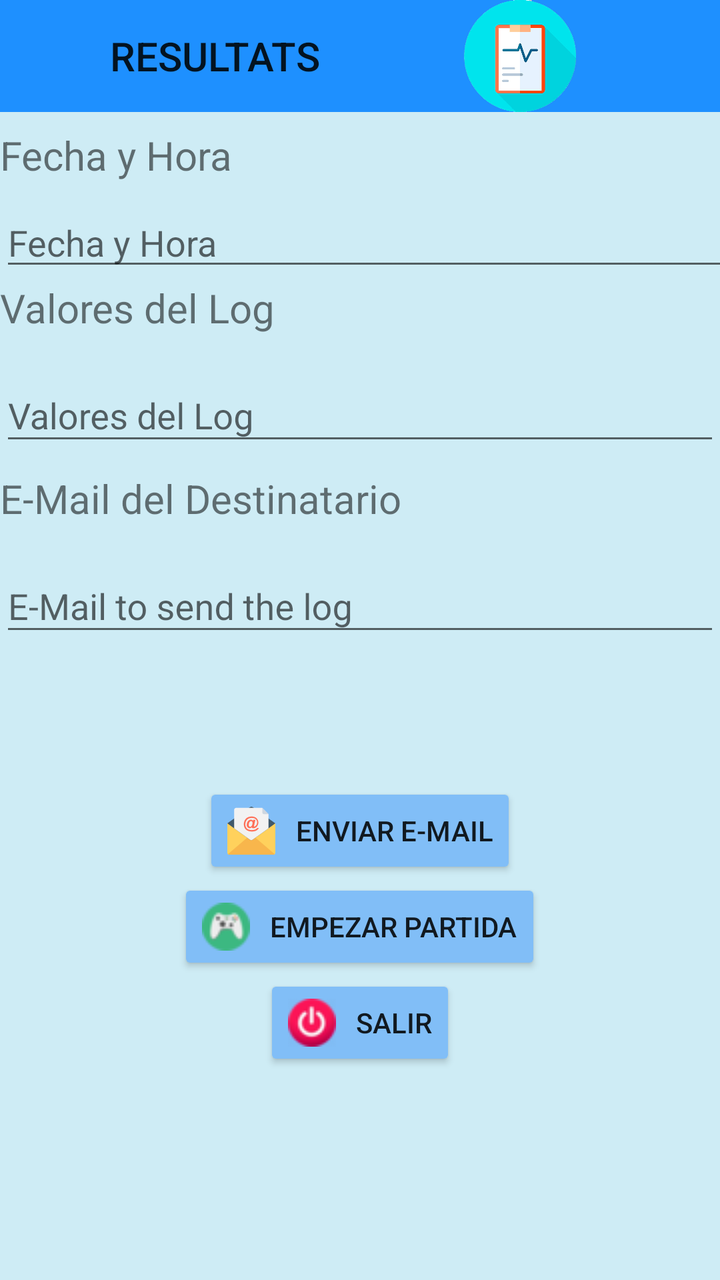
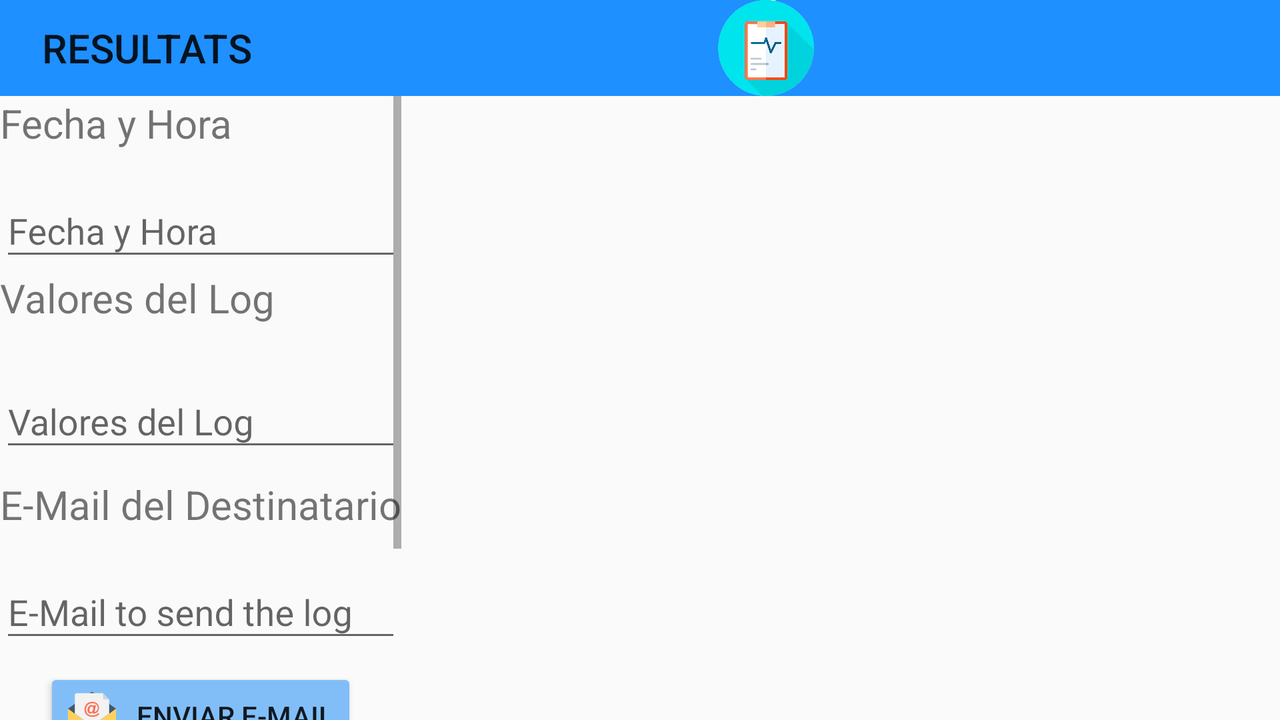

Two renders of one Android screen. The first uses the default layout on a phone; the second uses the alternative layout the repository ships for a different screen configuration, on a matching device. The two XML files are below.
<!-- AndroidManifest.xml: application theme AppTheme.NoActionBar -->
<!-- res/layout/activity_result.xml -->
<?xml version="1.0" encoding="utf-8"?>
<LinearLayout xmlns:android="http://schemas.android.com/apk/res/android"
    xmlns:app="http://schemas.android.com/apk/res-auto"
    xmlns:tools="http://schemas.android.com/tools"
    android:layout_width="match_parent"
    android:layout_height="match_parent"
    android:orientation="vertical"
    tools:context=".Activities.ResultadosActivity"
    android:background="@color/background">

    <android.support.v7.widget.Toolbar
        android:id="@+id/toolbar"
        android:layout_width="match_parent"
        android:layout_height="?attr/actionBarSize"
        android:background="?attr/colorPrimary"
        app:popupTheme="@style/ThemeOverlay.AppCompat.Light" >

        <TextView
            android:id="@+id/t1"
            android:layout_width="wrap_content"
            android:layout_height="wrap_content"
            android:layout_alignParentLeft="true"
            android:layout_alignParentTop="true"
            android:layout_marginStart="50dp"
            android:text="@string/ResultsTitle"
            android:paddingLeft="@dimen/espaiesquerra"
            android:textAppearance="@style/TextAppearance.AppCompat.Title" />

        <ImageView
            android:layout_width="match_parent"
            android:layout_height="match_parent"
            android:layout_alignParentLeft="true"
            android:layout_alignParentTop="true"
            android:src="@drawable/resultados"/>

    </android.support.v7.widget.Toolbar>

    <ScrollView
        android:layout_width="match_parent"
        android:layout_height="wrap_content">

        <LinearLayout
            android:layout_width="match_parent"
            android:layout_height="match_parent"
            android:orientation="vertical">

            <LinearLayout
                android:layout_width="match_parent"
                android:layout_height="wrap_content"
                android:orientation="horizontal">


                <android.support.design.widget.TextInputLayout
                    android:layout_width="match_parent"
                    android:layout_height="wrap_content"
                    android:layout_marginBottom="8dp"
                    android:layout_marginTop="8dp">

                    <TextView
                        android:layout_width="match_parent"
                        android:layout_height="match_parent"
                        android:text="@string/diaHora"
                        android:textSize="20dp"/>

                </android.support.design.widget.TextInputLayout>


            </LinearLayout>

            <EditText
                android:id="@+id/date"
                android:layout_width="396dp"
                android:layout_height="wrap_content"
                android:hint="@string/date" />


            <TextView
                android:layout_width="match_parent"
                android:layout_height="wrap_content"
                android:text="@string/valorLog"
                android:textSize="20dp" />

            <LinearLayout
                android:layout_width="match_parent"
                android:layout_height="wrap_content">



                <android.support.design.widget.TextInputLayout
                    android:layout_width="match_parent"
                    android:layout_height="wrap_content"
                    android:layout_marginBottom="8dp"
                    android:layout_marginTop="8dp">


                    <EditText
                        android:id="@+id/resume"
                        android:layout_width="match_parent"
                        android:layout_height="wrap_content"
                        android:hint="@string/resume"/>
                </android.support.design.widget.TextInputLayout>
            </LinearLayout>

            <TextView
                android:layout_width="match_parent"
                android:layout_height="wrap_content"
                android:text="@string/emailDest"
                android:textSize="20dp" />

            <LinearLayout
                android:layout_width="match_parent"
                android:layout_height="wrap_content">

                <android.support.design.widget.TextInputLayout
                    android:layout_width="match_parent"
                    android:layout_height="wrap_content"
                    android:layout_marginBottom="8dp"
                    android:layout_marginTop="8dp">

                    <EditText
                        android:id="@+id/email"
                        android:layout_width="match_parent"
                        android:layout_height="wrap_content"
                        android:hint="@string/email"
                        android:inputType="textEmailAddress" />
                </android.support.design.widget.TextInputLayout>

            </LinearLayout>

            <LinearLayout
                android:layout_width="match_parent"
                android:layout_height="265dp"
                android:layout_gravity="center"
                android:gravity="center"
                android:orientation="vertical">

                <Button
                    android:id="@+id/resultButton"
                    android:layout_width="wrap_content"
                    android:layout_height="wrap_content"
                    android:drawableLeft="@drawable/ic_email"
                    android:text="@string/sendResults"
                    android:backgroundTint="@color/colorAccent"
                    android:drawablePadding="10dp"/>

                <Button
                    android:id="@+id/ResultNewButton"
                    android:layout_width="wrap_content"
                    android:layout_height="wrap_content"
                    android:drawableLeft="@drawable/ic_start_game"
                    android:text="@string/btnInit"
                    android:backgroundTint="@color/colorAccent"
                    android:drawablePadding="10dp"/>

                <Button
                    android:id="@+id/ResultExitButton"
                    android:layout_width="wrap_content"
                    android:layout_height="wrap_content"
                    android:drawableLeft="@drawable/ic_exit"
                    android:text="@string/btnExit"
                    android:backgroundTint="@color/colorAccent"
                    android:drawablePadding="10dp"/>

            </LinearLayout>
        </LinearLayout>
    </ScrollView>
</LinearLayout>
<!-- resources referenced by this layout -->
<resources>
  <color name="background"> #CEECF5 </color>
  <color name="colorAccent">#81BEF7</color>
  <dimen name="espaiesquerra">5dp</dimen>
  <!-- drawable ic_email: vector/xml drawable (drawable, 3339 chars, omitted) -->
  <!-- drawable ic_exit: png bitmap (drawable, 1794 bytes) -->
  <!-- drawable ic_start_game: png bitmap (drawable, 1362 bytes) -->
  <!-- drawable resultados: png bitmap (drawable, 95280 bytes) -->
  <string name="ResultsTitle">RESULTATS</string>
  <string name="btnExit">Salir</string>
  <string name="btnInit">Empezar partida</string>
  <string name="date">Fecha y Hora</string>
  <string name="diaHora">Fecha y Hora</string>
  <string name="email">E-Mail to send the log</string>
  <string name="emailDest">E-Mail del Destinatario</string>
  <string name="resume">Valores del Log</string>
  <string name="sendResults">Enviar e-mail</string>
  <string name="valorLog">Valores del Log</string>
  <style name="AppTheme.NoActionBar">
          <item name="windowActionBar">false</item>
          <item name="windowNoTitle">true</item>
      </style>
</resources>
<!-- res/layout-land/activity_result.xml (the repository's variant of the layout above) -->
<!-- drawn on the phone turned sideways -->
<?xml version="1.0" encoding="utf-8"?>
<LinearLayout xmlns:android="http://schemas.android.com/apk/res/android"
    xmlns:app="http://schemas.android.com/apk/res-auto"
    xmlns:tools="http://schemas.android.com/tools"
    android:layout_width="match_parent"
    android:layout_height="match_parent"
    android:orientation="vertical"
    tools:context=".Activities.ResultadosActivity">

    <android.support.v7.widget.Toolbar
        android:id="@+id/toolbar"
        android:layout_width="match_parent"
        android:layout_height="?attr/actionBarSize"
        android:background="?attr/colorPrimary"
        app:popupTheme="@style/ThemeOverlay.AppCompat.Light" >

        <TextView
            android:id="@+id/t1"
            android:layout_width="wrap_content"
            android:layout_height="wrap_content"
            android:layout_alignParentLeft="true"
            android:layout_alignParentTop="true"
            android:text="@string/ResultsTitle"
            android:paddingLeft="@dimen/espaiesquerra"
            android:textAppearance="@style/TextAppearance.AppCompat.Title" />

        <ImageView
            android:layout_width="match_parent"
            android:layout_height="match_parent"
            android:layout_alignParentLeft="true"
            android:layout_alignParentTop="true"
            android:src="@drawable/resultados"/>

    </android.support.v7.widget.Toolbar>

    <ScrollView
        android:layout_width="wrap_content"
        android:layout_height="wrap_content">

        <LinearLayout
            android:layout_width="match_parent"
            android:layout_height="match_parent"
            android:orientation="vertical">

            <TextView
                android:layout_width="match_parent"
                android:layout_height="match_parent"
                android:text="@string/diaHora"
                android:textSize="20dp" />

            <LinearLayout
                android:layout_width="match_parent"
                android:layout_height="wrap_content"
                android:orientation="horizontal">

                <android.support.design.widget.TextInputLayout
                    android:layout_width="match_parent"
                    android:layout_height="wrap_content"
                    android:layout_marginBottom="8dp"
                    android:layout_marginTop="8dp">

                    <EditText
                        android:id="@+id/date"
                        android:layout_width="match_parent"
                        android:layout_height="wrap_content"
                        android:hint="@string/date"/>

                    <TextView
                        android:layout_width="match_parent"
                        android:layout_height="wrap_content"
                        android:text="@string/valorLog"
                        android:textSize="20dp" />

                </android.support.design.widget.TextInputLayout>

            </LinearLayout>

            <LinearLayout
                android:layout_width="match_parent"
                android:layout_height="wrap_content">

                <android.support.design.widget.TextInputLayout
                    android:layout_width="match_parent"
                    android:layout_height="wrap_content"
                    android:layout_marginBottom="8dp"
                    android:layout_marginTop="8dp">

                    <EditText
                        android:id="@+id/resume"
                        android:layout_width="match_parent"
                        android:layout_height="wrap_content"
                        android:hint="@string/resume"/>
                </android.support.design.widget.TextInputLayout>

            </LinearLayout>

            <TextView
                android:layout_width="match_parent"
                android:layout_height="wrap_content"
                android:text="@string/emailDest"
                android:textSize="20dp" />

            <LinearLayout
                android:layout_width="match_parent"
                android:layout_height="wrap_content">

                <android.support.design.widget.TextInputLayout
                    android:layout_width="match_parent"
                    android:layout_height="wrap_content"
                    android:layout_marginBottom="8dp"
                    android:layout_marginTop="8dp">

                    <EditText
                        android:id="@+id/email"
                        android:layout_width="match_parent"
                        android:layout_height="wrap_content"
                        android:hint="@string/email"
                        android:inputType="textEmailAddress" />
                </android.support.design.widget.TextInputLayout>

            </LinearLayout>

            <LinearLayout
                android:layout_width="match_parent"
                android:layout_height="wrap_content"
                android:layout_gravity="center"
                android:gravity="center"
                android:orientation="vertical">

                <Button
                    android:id="@+id/resultButton"
                    android:layout_width="wrap_content"
                    android:layout_height="wrap_content"
                    android:drawableLeft="@drawable/ic_email"
                    android:text="@string/sendResults"
                    android:backgroundTint="@color/colorAccent"
                    android:drawablePadding="10dp"/>

                <Button
                    android:id="@+id/ResultNewButton"
                    android:layout_width="wrap_content"
                    android:layout_height="wrap_content"
                    android:drawableLeft="@drawable/ic_start_game"
                    android:text="@string/btnInit"
                    android:backgroundTint="@color/colorAccent"
                    android:drawablePadding="10dp" />

                <Button
                    android:id="@+id/ResultExitButton"
                    android:layout_width="wrap_content"
                    android:layout_height="wrap_content"
                    android:drawableLeft="@drawable/ic_exit"
                    android:text="@string/btnExit"
                    android:backgroundTint="@color/colorAccent"
                    android:drawablePadding="10dp" />

            </LinearLayout>
        </LinearLayout>
    </ScrollView>
</LinearLayout>
<!-- resources referenced by the variant -->
<!-- as the phone turned sideways resolves them -->
<resources>
  <color name="colorAccent">#81BEF7</color>
  <dimen name="espaiesquerra">5dp</dimen>
  <!-- drawable ic_email: vector/xml drawable (drawable, 3339 chars, omitted) -->
  <!-- drawable ic_exit: png bitmap (drawable, 1794 bytes) -->
  <!-- drawable ic_start_game: png bitmap (drawable, 1362 bytes) -->
  <!-- drawable resultados: png bitmap (drawable, 95280 bytes) -->
  <string name="ResultsTitle">RESULTATS</string>
  <string name="btnExit">Salir</string>
  <string name="btnInit">Empezar partida</string>
  <string name="date">Fecha y Hora</string>
  <string name="diaHora">Fecha y Hora</string>
  <string name="email">E-Mail to send the log</string>
  <string name="emailDest">E-Mail del Destinatario</string>
  <string name="resume">Valores del Log</string>
  <string name="sendResults">Enviar e-mail</string>
  <string name="valorLog">Valores del Log</string>
  <style name="AppTheme.NoActionBar">
          <item name="windowActionBar">false</item>
          <item name="windowNoTitle">true</item>
      </style>
</resources>
